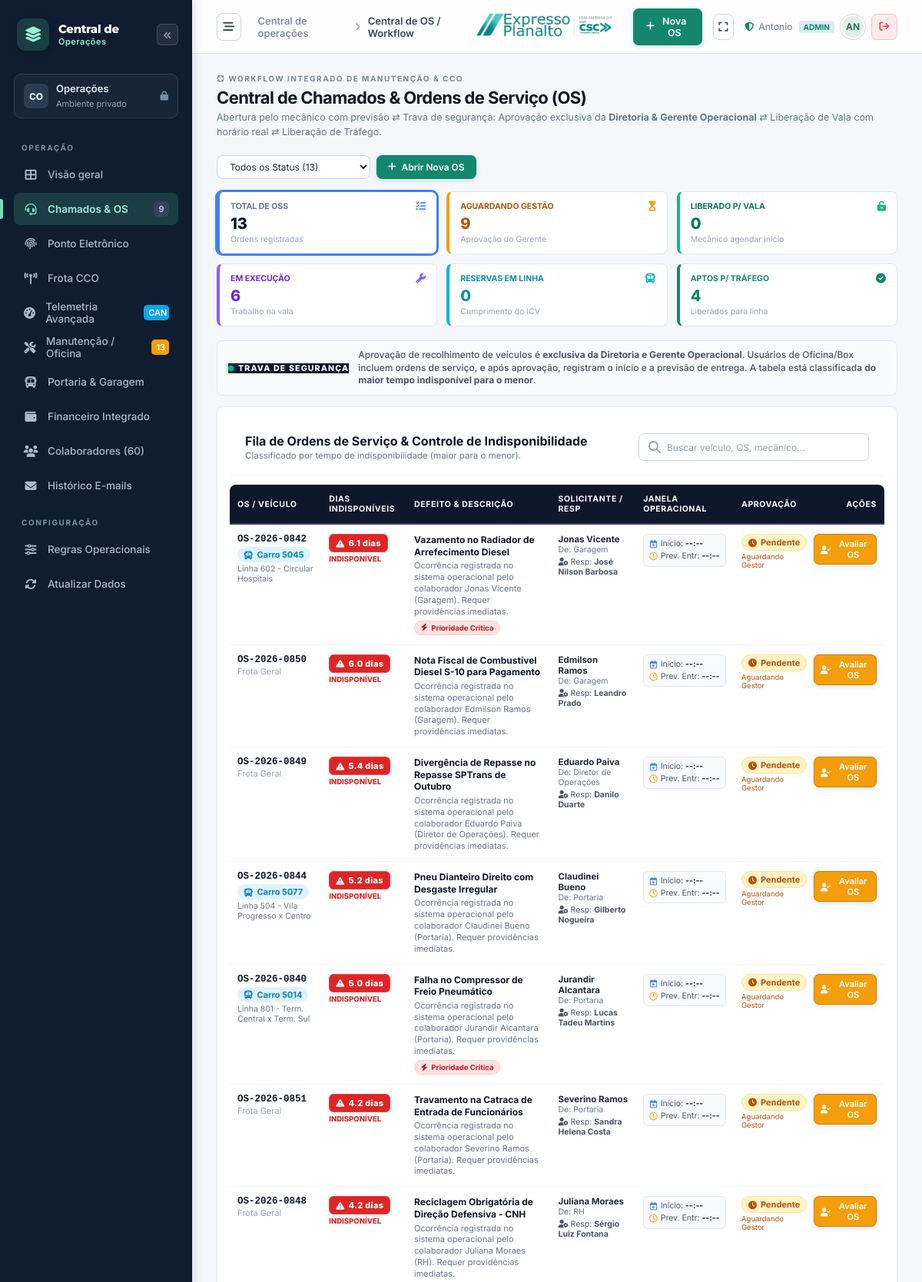
Page /chamados (signed in, upper part) on the earlier database version.
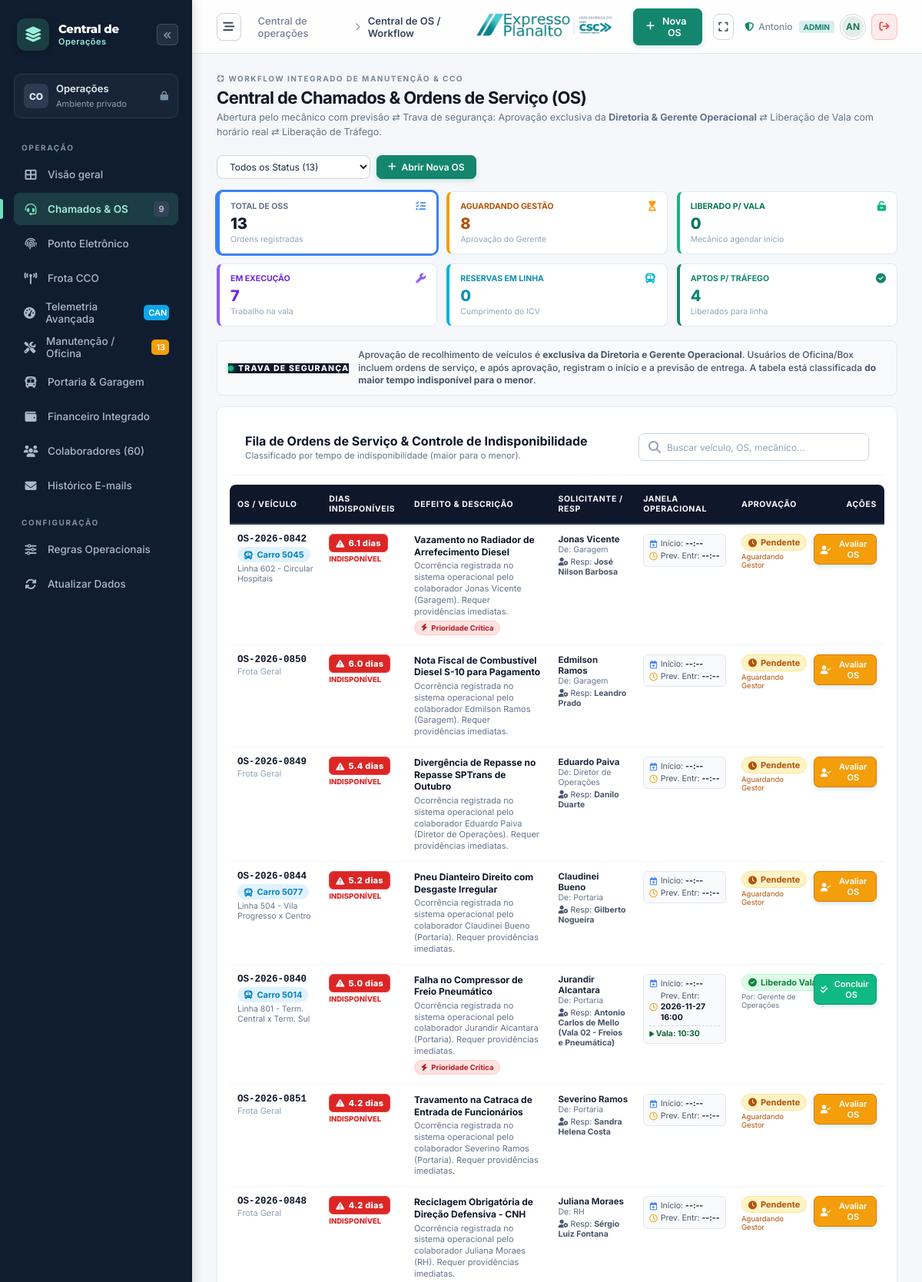
Same page on the later database version.
### tables this page shows
CREATE TABLE chamados (
        id INTEGER PRIMARY KEY AUTOINCREMENT,
        protocolo TEXT UNIQUE NOT NULL,
        titulo TEXT NOT NULL,
        departamento_origem TEXT NOT NULL,
        departamento_destino TEXT NOT NULL,
        solicitante_id INTEGER,
        solicitante_nome TEXT NOT NULL,
        responsavel_id INTEGER,
        responsavel_nome TEXT,
        prioridade TEXT NOT NULL, -- Baixa, Média, Alta, Crítica
        categoria TEXT NOT NULL,  -- Mecânica, Elétrica, Ar Condicionado, Pneu, Bilhetagem, RH/Folha, Infra Garagem, Sinistro
        prefixo_veiculo TEXT,
        linha TEXT,
        descricao TEXT NOT NULL,
        resolucao TEXT,
        status TEXT NOT NULL DEFAULT 'Aberto', -- Aberto, Em Atendimento, Aguardando Peças, Concluído, Cancelado
        data_abertura DATETIME NOT NULL,
        data_previsao DATETIME,
        data_fechamento DATETIME,
        sla_horas INTEGER DEFAULT 24,
        email_abertura_enviado INTEGER DEFAULT 1,
        email_fechamento_enviado INTEGER DEFAULT 0,
        custo_estimado REAL DEFAULT 0.0, data_inicio_prevista TEXT, data_fim_prevista TEXT, data_inicio_real TEXT, data_fim_real TEXT, status_aprovacao TEXT DEFAULT 'Pendente Operação', aprovador_nome TEXT, data_aprovacao TEXT, motivo_rejeicao TEXT, carro_reserva TEXT,
        FOREIGN KEY (solicitante_id) REFERENCES usuarios(id)
    );

### app.py (the view)
@app.route("/chamados")
def chamados_view():
    status_filter = request.args.get("status", "Todos")
    dept_filter = request.args.get("dept", "Todos")
    conn = get_db()
    cursor = conn.cursor()
    cursor.execute("SELECT COUNT(*) FROM chamados")
    total_chamados = cursor.fetchone()[0]
    cursor.execute("SELECT COUNT(*) FROM chamados WHERE (status_aprovacao = 'Pendente Operação' OR (status = 'Aberto' AND (status_aprovacao IS NULL OR status_aprovacao = ''))) AND status != 'Concluído'")
    pendentes_aprovacao = cursor.fetchone()[0]
    cursor.execute("SELECT COUNT(*) FROM chamados WHERE status_aprovacao = 'Liberado Manutenção' AND status NOT IN ('Concluído', 'Em Execução na Vala')")
    liberados_manutencao = cursor.fetchone()[0]
    cursor.execute("SELECT COUNT(*) FROM chamados WHERE status = 'Em Execução na Vala' OR status = 'Em Atendimento'")
    em_execucao = cursor.fetchone()[0]
    cursor.execute("SELECT COUNT(*) FROM chamados WHERE status = 'Concluído'")
    concluidos = cursor.fetchone()[0]
    cursor.execute("SELECT COUNT(*) FROM chamados WHERE carro_reserva IS NOT NULL AND carro_reserva != '' AND status != 'Concluído'")
    carros_reserva = cursor.fetchone()[0]
    kpis_chamados = {
        "total": total_chamados,
        "pendentes": pendentes_aprovacao,
        "liberados": liberados_manutencao,
        "em_execucao": em_execucao,
        "concluidos": concluidos,
        "carros_reserva": carros_reserva
    }
    query = "SELECT * FROM chamados WHERE 1=1"
    params = []
    if status_filter == "Pendente Operação":
        query += " AND (status_aprovacao = 'Pendente Operação' OR (status = 'Aberto' AND (status_aprovacao IS NULL OR status_aprovacao = ''))) AND status != 'Concluído'"
    elif status_filter == "Liberado Manutenção":
        query += " AND status_aprovacao = 'Liberado Manutenção' AND status NOT IN ('Concluído', 'Em Execução na Vala')"
    elif status_filter == "Em Execução na Vala":
        query += " AND (status = 'Em Execução na Vala' OR status = 'Em Atendimento')"
    elif status_filter == "Reagendado":
        query += " AND status_aprovacao = 'Reagendado Entrepico'"
    elif status_filter == "Recusado":
        query += " AND status_aprovacao = 'Recusado Operação'"
    elif status_filter == "Concluído":
        query += " AND status = 'Concluído'"
    elif status_filter != "Todos":
        query += " AND (status = ? OR status_aprovacao = ?)"
        params.extend([status_filter, status_filter])
    if dept_filter != "Todos":
        query += " AND (departamento_destino = ? OR departamento_origem = ?)"
        params.extend([dept_filter, dept_filter])
    query += " ORDER BY data_abertura DESC"
    cursor.execute(query, params)
    chamados_raw = cursor.fetchall()
    now = datetime.now()
    chamados_processados = []
    for r in chamados_raw:
        item = dict(r)
        dt_abert = parse_date_safe(item.get("data_abertura"))
        dt_fech = parse_date_safe(item.get("data_fechamento"))
        status = item.get("status")
        is_concluido = (status == "Concluído")
        if is_concluido:
            item["is_indisponivel"] = False
            if dt_abert:
                ref_fim = dt_fech or now
                diff_seg = max(0.0, (ref_fim - dt_abert).total_seconds())
                dias = round(diff_seg / 86400.0, 1)
            else:
                dias = 0.0
        else:
            item["is_indisponivel"] = True
            if dt_abert:
                diff_seg = max(0.0, (now - dt_abert).total_seconds())
                dias = round(diff_seg / 86400.0, 1)
                if dias < 0.1:
                    dias = 0.1
            else:
                dias = 0.5
        item["dias_indisponiveis"] = dias
        if dias >= 1.0:
            item["dias_indisp_label"] = f"{dias:.1f} dias"
        else:
            horas = max(1, int(dias * 24))
            item["dias_indisp_label"] = f"{dias:.1f} dias ({horas}h)"
        chamados_processados.append(item)
    chamados_processados.sort(
        key=lambda x: (1 if x["is_indisponivel"] else 0, x["dias_indisponiveis"], x.get("id", 0)),
        reverse=True
    )
    pode_aprovar = user_can_approve_os(session)
    cursor.execute("SELECT id, nome, departamento, email FROM usuarios ORDER BY nome ASC")
    usuarios = cursor.fetchall()
    carros_reserva_sugestao = [
        "Carro 1091 (Reserva V. Progresso)",
        "Carro 1092 (Reserva Term. Sul)",
        "Carro 1093 (Reserva Central)",
        "Carro 1094 (Reserva Radial)",
        "Carro 1095 (Reserva Perimetral)",
        "Carro 1096 (Reserva Euro 6)",
        "Carro 1097 (Reserva Articulado)",
        "Carro 1098 (Reserva Eixo Leste)",
        "Carro 1099 (Reserva Geral CCO)"
    ]
    conn.close()
    return render_template(
        "chamados.html",
        chamados=chamados_processados,
        usuarios=usuarios,
        status_atual=status_filter,
        dept_atual=dept_filter,
        kpis=kpis_chamados,
        carros_reserva_sugestao=carros_reserva_sugestao,
        pode_aprovar=pode_aprovar
    )

### app.py (called while the page is built, shortened)
def user_can_approve_os(sess):
    if not sess:
        return False
    if sess.get("is_admin"):
        return True

def parse_date_safe(dt_val):
    if not dt_val:
        return None
    if isinstance(dt_val, datetime):
        return dt_val
    s = str(dt_val).strip()
    for fmt in ("%Y-%m-%d %H:%M:%S.%f", "%Y-%m-%d %H:%M:%S", "%Y-%m-%d %H:%M", "%Y-%m-%dT%H:%M", "%Y-%m-%d"):
        try:
            return datetime.strptime(s, fmt)
        except ValueError:
            pass
    return None

@app.before_request
def require_login():
    public_endpoints = ["static", "login_view", "login_post", "manifest", "service_worker"]
    if request.endpoint in public_endpoints:
        return None
    if not session.get("user_id"):
        if request.path.startswith("/api/"):
            return jsonify({"success": False, "error": "Sessão expirada. Faça login."}), 401
        return redirect(url_for("login_view", next=request.path))

def get_db():
    conn = sqlite3.connect(DB_PATH)
    conn.row_factory = sqlite3.Row
    return conn

### templates/chamados.html (shortened to what the changed rows need)
{% extends "base.html" %}
{% block content %}
<div class="page-heading" style="margin-bottom: 16px;">
  <div>
    <h1 style="font-size: 22px; margin-bottom: 4px;">Central de Chamados & Ordens de Serviço (OS)</h1>
  </div>
</div>
<div class="wf-kpis-grid">
  <a href="/chamados?status=Pendente+Operação" class="wf-kpi-card {% if status_atual == 'Pendente Operação' %}active-kpi{% endif %}" style="border-left: 4px solid #f59e0b;">
    <div class="wf-kpi-top">
      <span class="wf-kpi-title" style="color: #b45309;">Aguardando Gestão</span>
      <i class="fa-solid fa-hourglass-start" style="color: #f59e0b; font-size: 13px;"></i>
    </div>
    <div class="wf-kpi-val" style="color: #b45309;">{{ kpis.pendentes }}</div>
    <div class="wf-kpi-sub">Aprovação do Gerente</div>
  </a>
  <a href="/chamados?status=Em+Execução+na+Vala" class="wf-kpi-card {% if status_atual == 'Em Execução na Vala' %}active-kpi{% endif %}" style="border-left: 4px solid #8b5cf6;">
    <div class="wf-kpi-top">
      <span class="wf-kpi-title" style="color: #6d28d9;">Em Execução</span>
      <i class="fa-solid fa-wrench" style="color: #8b5cf6; font-size: 13px;"></i>
    </div>
    <div class="wf-kpi-val" style="color: #6d28d9;">{{ kpis.em_execucao }}</div>
    <div class="wf-kpi-sub">Trabalho na vala</div>
  </a>
</div>
<div class="panel" style="padding: 16px; border-radius: 8px;">
  <div class="panel-heading" style="margin-bottom: 12px;">
    <div>
      <h2 style="font-size: 16px; margin: 0;">Fila de Ordens de Serviço & Controle de Indisponibilidade</h2>
    </div>
  </div>
  <div class="tabela-workflow-wrapper">
    <table class="tabela-workflow" id="tabelaChamados">
      <thead>
        <tr>
          <th class="col-os">OS / VEÍCULO</th>
          <th class="col-indisp">DIAS INDISPONÍVEIS</th>
          <th class="col-defeito">DEFEITO & DESCRIÇÃO</th>
          <th class="col-solic">SOLICITANTE / RESP</th>
          <th class="col-janela">JANELA OPERACIONAL</th>
          <th class="col-aprov">APROVAÇÃO</th>
          <th class="col-acoes">AÇÕES</th>
        </tr>
      </thead>
      <tbody>
        {% for ch in chamados %}
        <tr>
          <td class="col-os">
            <strong style="color: #0f172a; font-size: 12.5px; display: block; font-family: monospace;">{{ ch.protocolo }}</strong>
            {% if ch.prefixo_veiculo %}
            <span class="badge-wf" style="background: #e0f2fe; color: #0284c7; margin-top: 3px; font-size: 11px;">
              <i class="fa-solid fa-bus"></i> Carro {{ ch.prefixo_veiculo }}
            </span>
            {% else %}
            <span style="font-size: 11px; color: #94a3b8;">Frota Geral</span>
            {% endif %}
            {% if ch.linha %}
            <div style="font-size: 10.5px; color: #64748b; margin-top: 2px;">{{ ch.linha }}</div>
            {% endif %}
          </td>
          <td class="col-indisp">
            {% if ch.is_indisponivel %}
              <div class="badge-dias-indisponivel" title="Veículo parado sob intervenção">
                <i class="fa-solid fa-triangle-exclamation"></i> {{ ch.dias_indisp_label }}
              </div>
              <div style="font-size: 9.5px; color: #dc2626; font-weight: 800; text-transform: uppercase; margin-top: 3px;">
                INDISPONÍVEL
              </div>
            {% endif %}
          </td>
          <td class="col-defeito">
            <strong style="color: #0f172a; font-size: 12px; display: block; line-height: 1.3;">{{ ch.titulo }}</strong>
            <div style="font-size: 11px; color: #64748b; margin-top: 3px; line-height: 1.35;">
              {{ ch.descricao }}
            </div>
            {% if ch.prioridade == 'Crítica' %}
            <span class="badge-wf badge-wf-recusado" style="margin-top: 4px; font-size: 9.5px;">
              <i class="fa-solid fa-bolt"></i> Prioridade Crítica
            </span>
            {% endif %}
          </td>
          <td class="col-solic">
            <div style="font-size: 11.5px; font-weight: 700; color: #1e293b;">{{ ch.solicitante_nome }}</div>
            <div style="font-size: 10.5px; color: #64748b;">De: {{ ch.departamento_origem }}</div>
            <div style="font-size: 10.5px; color: #475569; margin-top: 3px;">
              <i class="fa-solid fa-user-gear"></i> Resp: <strong>{{ ch.responsavel_nome or 'Oficina' }}</strong>
            </div>
          </td>
          <td class="col-janela">
            <div class="schedule-box">
              <div class="schedule-item">
                <i class="fa-regular fa-calendar-plus" style="color: #3b82f6;"></i>
                <span>Início: <strong>{{ ch.data_inicio_prevista[11:16] if ch.data_inicio_prevista and 'T' in ch.data_inicio_prevista else (ch.data_inicio_prevista or '--:--') }}</strong></span>
              </div>
              <div class="schedule-item" style="margin-top: 2px;">
                <i class="fa-regular fa-clock" style="color: #f59e0b;"></i>
                <span>Prev. Entr: <strong>{{ ch.data_fim_prevista[11:16] if ch.data_fim_prevista and 'T' in ch.data_fim_prevista else (ch.data_fim_prevista or '--:--') }}</strong></span>
              </div>
              {% if ch.data_inicio_real %}
              <div class="schedule-real">
                <i class="fa-solid fa-play" style="font-size: 8px;"></i> Vala: {{ ch.data_inicio_real[11:16] if ' ' in ch.data_inicio_real else ch.data_inicio_real }}
              </div>
              {% endif %}
            </div>
          </td>
          <td class="col-aprov">
            {% set aprov = ch.status_aprovacao or 'Pendente Operação' %}
            {% if aprov == 'Liberado Manutenção' %}
              <span class="badge-wf badge-wf-liberado">
                <i class="fa-solid fa-circle-check"></i> Liberado Vala
              </span>
              {% if ch.aprovador_nome %}
              <div style="font-size: 9.5px; color: #64748b; margin-top: 2px;">Por: {{ ch.aprovador_nome }}</div>
              {% endif %}
            {% elif aprov == 'Reagendado Entrepico' %}
              <span class="badge-wf badge-wf-reagendado">
                <i class="fa-solid fa-clock-rotate-left"></i> Reagendado
              </span>
            {% elif aprov == 'Recusado Operação' %}
              <span class="badge-wf badge-wf-recusado">
                <i class="fa-solid fa-ban"></i> Recusado
              </span>
            {% elif aprov == 'Liberado para Tráfego / Apto' %}
              <span class="badge-wf badge-wf-apto">
                <i class="fa-solid fa-shield-halved"></i> Apto Tráfego
              </span>
            {% else %}
              <span class="badge-wf badge-wf-pendente">
                <i class="fa-solid fa-clock"></i> Pendente
              </span>
              <div style="font-size: 9.5px; color: #b45309; margin-top: 2px;">Aguardando Gestor</div>
            {% endif %}
          </td>
          <td class="col-acoes">
            {% if (ch.status_aprovacao == 'Pendente Operação' or not ch.status_aprovacao) and ch.status != 'Concluído' and ch.status != 'Cancelado/Recusado' %}
              {% if pode_aprovar %}
                <button class="btn-primary" style="padding: 5px 8px; font-size: 11px; background: #f59e0b; border-color: #d97706;"
                  onclick="abrirModalAvaliacaoGerente('{{ ch.id }}', '{{ ch.protocolo }}', '{{ ch.prefixo_veiculo or 'Geral' }}', '{{ ch.titulo|escape }}', '{{ ch.data_inicio_prevista or '' }}', '{{ ch.data_fim_prevista or '' }}')">
                  <i class="fa-solid fa-user-check"></i> Avaliar OS
                </button>
              {% else %}
                <span class="badge-trava-bloqueio" title="Aprovação restrita à Diretoria e Gerente Operacional">
                  <i class="fa-solid fa-lock" style="color: #94a3b8;"></i> Aguarda Gestor
                </span>
              {% endif %}
            {% endif %}
            {% if ch.status == 'Em Execução na Vala' or (ch.status == 'Em Atendimento' and ch.status_aprovacao == 'Liberado Manutenção') %}
              <button class="btn-primary" style="padding: 5px 8px; font-size: 11px; background: #10b981; border-color: #059669;"
                onclick="abrirModalConcluirOS('{{ ch.id }}', '{{ ch.protocolo }}', '{{ ch.prefixo_veiculo or 'Geral' }}')">
                <i class="fa-solid fa-check-double"></i> Concluir OS
              </button>
            {% endif %}
          </td>
        </tr>
        {% endfor %}
      </tbody>
    </table>
  </div>
</div>
{% endblock %}

Differences in the rows shown:
changed chamados "Falha no Compressor de Freio Pneumático": responsavel_nome "Lucas Tadeu Martins" → "Antonio Carlos de Mello (Vala 02 - Freios e Pneumática)"; data_fim_prevista "--:--" → "2026-11-27 16:00"; data_inicio_real (not shown) → "10:30"; aprovador_nome (not shown) → "Gerente de Operações"; status "Aberto" → "Em Execução na Vala" (drawn); status_aprovacao "Pendente Aguardando Gestor Avaliar OS" → "Liberado Vala Por:"
Other differences:
{{ kpis.pendentes }}: "9" → "8"
{{ kpis.em_execucao }}: "6" → "7"
